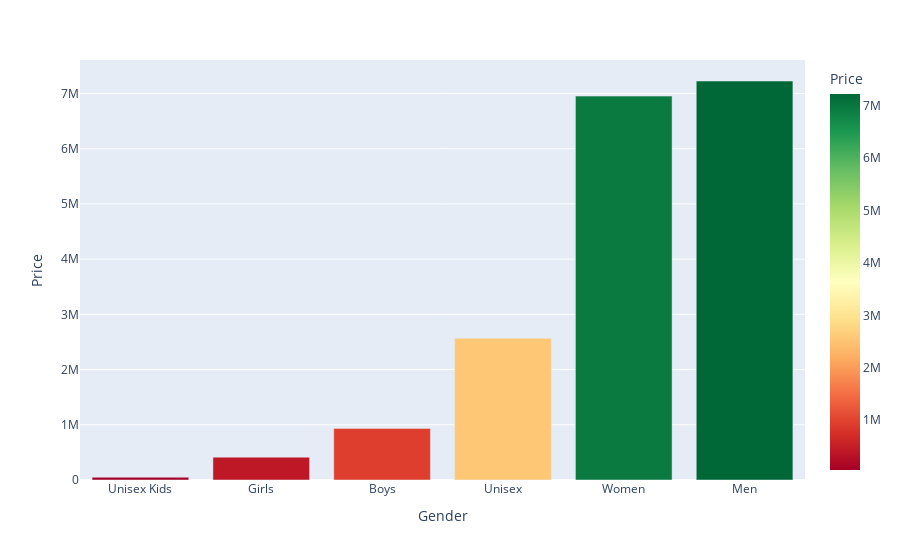

Write notebook code for a chart like this one.
### Markdown cell above
##### **2. Bivariate Analysis of categorical vs numerical variables (Take target variable as fixed variable here)**

### Code cell
gen =  data.groupby(by ='Gender')['Price'].sum().reset_index()
px.bar(gen.sort_values(by = 'Price'), x = 'Gender' ,y = 'Price',color='Price',color_continuous_scale = "RdYlGn")

### Figure 1 — Plotly figure (JSON) as saved in the notebook; plotly's stock layout.template omitted (floating-point values rounded to 4 significant figures)
{"data": [{"alignmentgroup": "True", "hovertemplate": "Gender=%{x}<br>Price=%{marker.color}<extra></extra>", "legendgroup": "", "marker": {"color": [49805, 414242, 934880, 2567416, 6952708, 7226137], "coloraxis": "coloraxis", "pattern": {"shape": ""}}, "name": "", "offsetgroup": "", "orientation": "v", "showlegend": false, "textposition": "auto", "type": "bar", "x": ["Unisex Kids", "Girls", "Boys", "Unisex", "Women", "Men"], "xaxis": "x", "y": [49805, 414242, 934880, 2567416, 6952708, 7226137], "yaxis": "y"}], "layout": {"barmode": "relative", "coloraxis": {"colorbar": {"title": {"text": "Price"}}, "colorscale": [[0, "rgb(165,0,38)"], [0.1, "rgb(215,48,39)"], [0.2, "rgb(244,109,67)"], [0.3, "rgb(253,174,97)"], [0.4, "rgb(254,224,139)"], [0.5, "rgb(255,255,191)"], [0.6, "rgb(217,239,139)"], [0.7, "rgb(166,217,106)"], [0.8, "rgb(102,189,99)"], [0.9, "rgb(26,152,80)"], [1, "rgb(0,104,55)"]]}, "legend": {"tracegroupgap": 0}, "margin": {"t": 60}, "xaxis": {"anchor": "y", "domain": [0, 1], "title": {"text": "Gender"}}, "yaxis": {"anchor": "x", "domain": [0, 1], "title": {"text": "Price"}}}}
